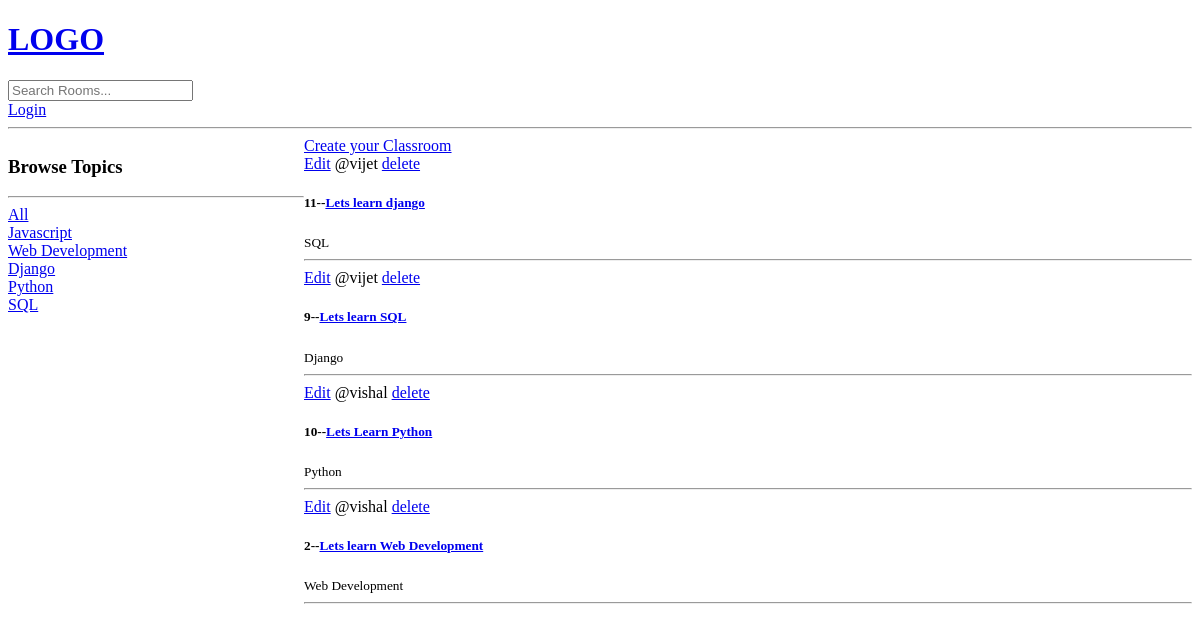
Before: /home/ with the older database file.
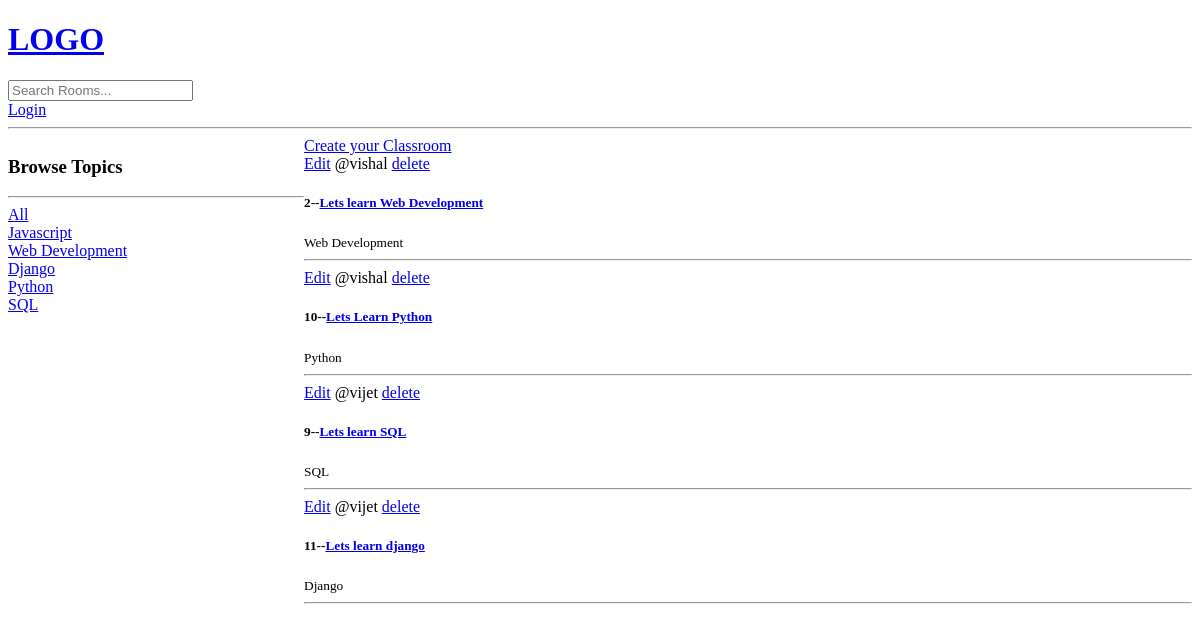
After: the same page with the newer database file.
### base/models.py (models this page shows, shortened)
class Topic(models.Model):
    name = models.CharField(max_length=200)

class Room(models.Model):
    host = models.ForeignKey(User, on_delete=models.SET_NULL, null=True)
    topic = models.ForeignKey(Topic, on_delete=models.SET_NULL, null=True)
    name = models.CharField(max_length=200)
    description = models.TextField(null=True,blank=True)
    pdf = models.FileField(upload_to='pdfs/',null=True)
    updated = models.DateTimeField(auto_now=True)
    created = models.DateTimeField(auto_now_add=True)
    class Meta:
        ordering = ['-updated', '-created']

### base/views.py (the view)
# urls.py: path('home/',views.home, name="home"),
def home(request):
    q = request.GET.get('q') if request.GET.get('q') != None else ''
    rooms = Room.objects.filter(
        Q(topic__name__icontains=q) |
        Q(name__icontains=q) |
        Q(description__icontains=q)
        )
    topics = Topic.objects.all()
    context = {'rooms':rooms, 'topics':topics}
    return render(request, 'base/home.html', context)

### base/templates/base/home.html (shortened to what this page needs)
{% extends 'main.html' %}
{% block content %}
<div class="home-container">
   <div>
      <h3>Browse Topics</h3>
      <hr>
      <div>
         <a href="{% url 'home' %}">All</a>
      </div>
      {% for topic in topics %}
         <div>
            <a href="{% url 'home' %}?q={{topic.name}}">{{topic.name}}</a>
         </div>
      {% endfor %}
   </div>
   <div>
   <a href="{% url 'create-room' %}">Create your Classroom</a>
   <div>
       {% for room in rooms %}
          <div>
            <a href="{% url 'update-room' room.id %}">Edit</a>
            <span>@{{room.host.username}}</span>
            <a href="deleteRoom/{{room.id}}">delete</a>
            <h5>{{room.id}}--<a href="/room/{{room.id}}">{{room.name}}</a></h5>
            <small>{{room.topic.name}}</small>
            <hr>
         </div>
          {% endfor %}
    </div>
</div>
</div>
{% endblock %}

### templates/main.html (shortened to what this page needs)
<!DOCTYPE html>
<html>
<head>
</head>
<body>
    {% include 'navbar.html' %}
    {% block content %}
    {% endblock content %}
</body>
</html>

### templates/navbar.html
<a href="/">
     <h1>LOGO</h1>
</a>
<form method="GET" actions="{% url 'home' %}">
     <input type="text" name="q" placeholder="Search Rooms..."/>
</form>
{% if request.user.is_authenticated %}
<a href="{% url 'logout' %}">Logout</a>
{% else %}
<a href="{% url 'login' %}">Login</a>
{% endif %}
<hr>

### base/templates/base/home.html (style rules this page uses)
.home-container { display:grid; grid-template-columns: 1fr 3fr; }

Changed rows visible on the page:
changed Room "Lets learn Web Development": moves up the list
changed Room "Lets Learn Python": moves up the list
changed Room "Lets learn SQL": topic.name "Django" → "SQL"; moves down the list
changed Room "Lets learn django": topic.name "SQL" → "Django"
